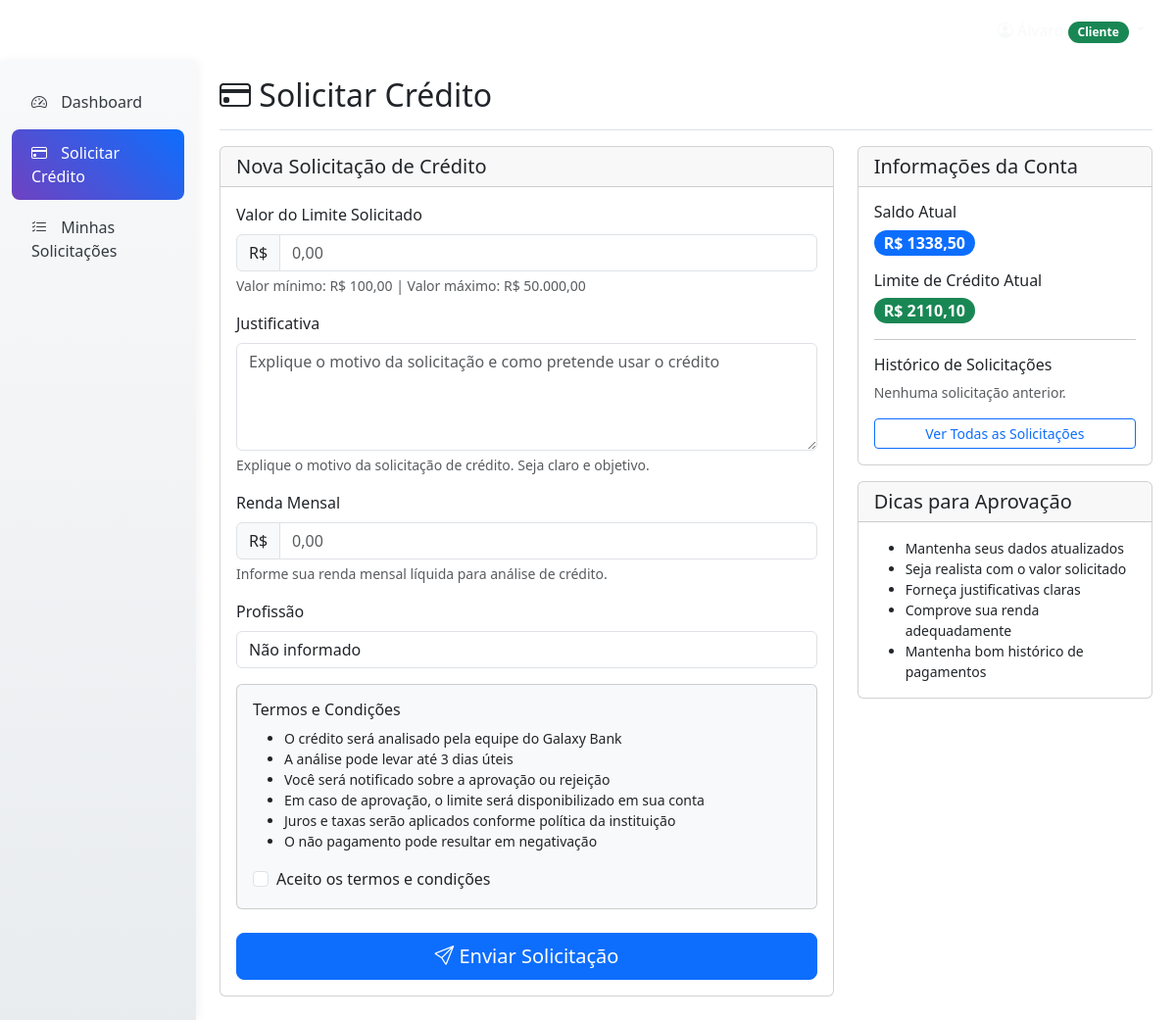
/credito/solicitar/ (signed in), run on the app's committed database.
### usuarios/models.py (models this page shows, shortened)
class Usuario(AbstractUser):
    TIPO_USUARIO_CHOICES = [
        ('cliente', 'Cliente'),
        ('gerente', 'Gerente'),
    ]
    tipo_usuario = models.CharField(
        max_length=10,
        choices=TIPO_USUARIO_CHOICES,
        default='cliente'
    )
    telefone = models.CharField(
        max_length=15,
        blank=True,
        null=True,
        validators=[RegexValidator(r'^\+?1?\d{9,15}$')]
    )

class Cliente(models.Model):
    usuario = models.OneToOneField(Usuario, on_delete=models.CASCADE, primary_key=True)
    cpf = models.CharField(
        max_length=11,
        unique=True,
        validators=[RegexValidator(r'^\d{11}$', message='CPF deve conter 11 dígitos')]
    )
    score_pontos = models.IntegerField(default=0)
    saldo = models.DecimalField(max_digits=10, decimal_places=2, default=1000.00)
    limite_credito = models.DecimalField(max_digits=10, decimal_places=2, default=0.00)
    limite_credito_aprovado = models.BooleanField(default=False)
    data_cadastro = models.DateTimeField(auto_now_add=True)
    class Meta:
        verbose_name = 'Cliente'
        verbose_name_plural = 'Clientes'

### credito/views.py (the view)
# urls.py: path('solicitar/', views.solicitar_credito, name='solicitar'),
@login_required
def solicitar_credito(request):
    if request.user.tipo_usuario != 'cliente':
        messages.error(request, 'Apenas clientes podem solicitar crédito.')
        return redirect('usuarios:home_redirect')
    try:
        cliente = Cliente.objects.get(usuario=request.user)
        solicitacao_pendente = SolicitacaoCredito.objects.filter(
            cliente=cliente,
            status='pendente'
        ).first()
        if solicitacao_pendente:
            messages.warning(request, 'Você já possui uma solicitação pendente de análise.')
            return redirect('credito:minhas_solicitacoes')
        if request.method == 'POST':
            form = SolicitacaoCreditoForm(request.POST)
            if form.is_valid():
                solicitacao = form.save(commit=False)
                solicitacao.cliente = cliente
                solicitacao.save()
                messages.success(request, 'Solicitação de crédito enviada com sucesso! Aguarde a análise do gerente.')
                return redirect('credito:minhas_solicitacoes')
        else:
            form = SolicitacaoCreditoForm()
        context = {
            'form': form,
            'cliente': cliente,
        }
        return render(request, 'credito/solicitar.html', context)
    except Cliente.DoesNotExist:
        messages.error(request, 'Perfil de cliente não encontrado.')
        return redirect('usuarios:home_redirect')

### credito/templates/credito/solicitar.html (shortened to what this page needs)
{% extends "usuarios/base.html" %}
{% block content %}
<div class="container-fluid h-100">
    <div class="row h-100">
        <div class="col-md-3 col-lg-2 sidebar bg-dark">
            <div class="position-sticky pt-3">
                <ul class="nav flex-column">
                    <li class="nav-item">
                        <a class="nav-link" href="{% url 'usuarios:dashboard_cliente' %}">
                            <i class="bi bi-speedometer2"></i> Dashboard
                        </a>
                    </li>
                    <li class="nav-item">
                        <a class="nav-link active" href="{% url 'credito:solicitar' %}">
                            <i class="bi bi-credit-card"></i> Solicitar Crédito
                        </a>
                    </li>
                    <li class="nav-item">
                        <a class="nav-link" href="{% url 'credito:minhas_solicitacoes' %}">
                            <i class="bi bi-list-check"></i> Minhas Solicitações
                        </a>
                    </li>
                </ul>
            </div>
        </div>
        <main class="col-md-9 ms-sm-auto col-lg-10 px-md-4">
            <div class="d-flex justify-content-between flex-wrap flex-md-nowrap align-items-center pt-3 pb-2 mb-3 border-bottom">
                <h1 class="h2">
                    <i class="bi bi-credit-card"></i> Solicitar Crédito
                </h1>
            </div>
            <div class="row">
                <div class="col-lg-8 mb-4">
                    <div class="card">
                        <div class="card-header">
                            <h5 class="mb-0">Nova Solicitação de Crédito</h5>
                        </div>
                        <div class="card-body">
                            <form method="post">
                                <div class="mb-3">
                                    <label for="{{ form.valor_solicitado.id_for_label }}" class="form-label">
                                        {{ form.valor_solicitado.label }}
                                    </label>
                                    <div class="input-group">
                                        <span class="input-group-text">R$</span>
                                        {{ form.valor_solicitado }}
                                    </div>
                                    <div class="form-text">
                                        Valor mínimo: R$ 100,00 | Valor máximo: R$ 50.000,00
                                    </div>
                                </div>
                                <div class="mb-3">
                                    <label for="{{ form.justificativa.id_for_label }}" class="form-label">
                                        {{ form.justificativa.label }}
                                    </label>
                                    {{ form.justificativa }}
                                    <div class="form-text">
                                        Explique o motivo da solicitação de crédito. Seja claro e objetivo.
                                    </div>
                                </div>
                                <div class="mb-3">
                                    <label for="{{ form.renda_mensal.id_for_label }}" class="form-label">
                                        {{ form.renda_mensal.label }}
                                    </label>
                                    <div class="input-group">
                                        <span class="input-group-text">R$</span>
                                        {{ form.renda_mensal }}
                                    </div>
                                    <div class="form-text">
                                        Informe sua renda mensal líquida para análise de crédito.
                                    </div>
                                </div>
                                <div class="mb-3">
                                    <label for="{{ form.profissao.id_for_label }}" class="form-label">
                                        {{ form.profissao.label }}
                                    </label>
                                    {{ form.profissao }}
                                </div>
                                <div class="mb-4">
                                    <div class="card bg-light">
                                        <div class="card-body">
                                            <h6>Termos e Condições</h6>
                                            <ul class="small mb-3">
                                                <li>O crédito será analisado pela equipe do Galaxy Bank</li>
                                                <li>A análise pode levar até 3 dias úteis</li>
                                                <li>Você será notificado sobre a aprovação ou rejeição</li>
                                                <li>Em caso de aprovação, o limite será disponibilizado em sua conta</li>
                                                <li>Juros e taxas serão aplicados conforme política da instituição</li>
                                                <li>O não pagamento pode resultar em negativação</li>
                                            </ul>
                                            <div class="form-check">
                                                <input class="form-check-input" type="checkbox" id="aceito_termos" name="aceito_termos" required>
                                                <label class="form-check-label" for="aceito_termos">
                                                    Aceito os termos e condições
                                                </label>
                                            </div>
                                        </div>
                                    </div>
                                </div>
                                <div class="d-grid">
                                    <button type="submit" class="btn btn-primary btn-lg">
                                        <i class="bi bi-send"></i> Enviar Solicitação
                                    </button>
                                </div>
                            </form>
                        </div>
                    </div>
                </div>
                <div class="col-lg-4 mb-4">
                    <div class="card">
                        <div class="card-header">
                            <h5 class="mb-0">Informações da Conta</h5>
                        </div>
                        <div class="card-body">
                            <div class="mb-3">
                                <h6>Saldo Atual</h6>
                                <span class="badge bg-primary fs-6">R$ {{ user.cliente.saldo|floatformat:2 }}</span>
                            </div>
                            {% if user.cliente.limite_credito_aprovado %}
                            <div class="mb-3">
                                <h6>Limite de Crédito Atual</h6>
                                <span class="badge bg-success fs-6">R$ {{ user.cliente.limite_credito|floatformat:2 }}</span>
                            </div>
                            {% endif %}
                            <hr>
                            <h6>Histórico de Solicitações</h6>
                            {% if solicitacoes_recentes %}
                                {% for solicitacao in solicitacoes_recentes %}
                                <div class="d-flex justify-content-between align-items-center mb-2">
                                    <div>
                                        <small>R$ {{ solicitacao.valor_solicitado|floatformat:2 }}</small><br>
                                        <small class="text-muted">{{ solicitacao.data_solicitacao|date:"d/m/Y" }}</small>
                                    </div>
                                    <div>
                                        {% if solicitacao.status == 'pendente' %}
                                            <span class="badge bg-warning">Pendente</span>
                                        {% elif solicitacao.status == 'aprovado' %}
                                            <span class="badge bg-success">Aprovado</span>
                                        {% elif solicitacao.status == 'rejeitado' %}
                                            <span class="badge bg-danger">Rejeitado</span>
                                        {% endif %}
                                    </div>
                                </div>
                                {% endfor %}
                            {% else %}
                                <p class="text-muted small">Nenhuma solicitação anterior.</p>
                            {% endif %}
                            <div class="mt-3">
                                <a href="{% url 'credito:minhas_solicitacoes' %}" class="btn btn-outline-primary btn-sm w-100">
                                    Ver Todas as Solicitações
                                </a>
                            </div>
                        </div>
                    </div>
                    <div class="card mt-3">
                        <div class="card-header">
                            <h5 class="mb-0">Dicas para Aprovação</h5>
                        </div>
                        <div class="card-body">
                            <ul class="small mb-0">
                                <li>Mantenha seus dados atualizados</li>
                                <li>Seja realista com o valor solicitado</li>
                                <li>Forneça justificativas claras</li>
                                <li>Comprove sua renda adequadamente</li>
                                <li>Mantenha bom histórico de pagamentos</li>
                            </ul>
                        </div>
                    </div>
                </div>
            </div>
        </main>
    </div>
</div>
{% endblock %}

### usuarios/templates/usuarios/base.html (shortened to what this page needs)
<!DOCTYPE html>
<html lang="pt-br">
<head>
    <link href="https://cdn.jsdelivr.net/npm/bootstrap@5.3.2/dist/css/bootstrap.min.css" rel="stylesheet">
    <link href="https://cdn.jsdelivr.net/npm/bootstrap-icons@1.11.1/font/bootstrap-icons.css" rel="stylesheet">
    {% load static %}
    {% now "U" as timestamp %}
    <link href="{% static 'css/galaxy-bank.css' %}?v={{ timestamp }}" rel="stylesheet">
</head>
<body>
    <nav class="navbar navbar-expand-lg navbar-dark">
        <div class="container-fluid px-4">
            <a class="navbar-brand" href="/">
                <i class="bi bi-stars"></i>
                <span>Galaxy Bank</span>
            </a>
            {% if user.is_authenticated %}
            <div class="navbar-nav ms-auto">
                <div class="nav-item dropdown">
                    <a class="nav-link dropdown-toggle text-light" href="#" role="button" data-bs-toggle="dropdown">
                        <i class="bi bi-person-circle"></i>
                        {% if user.tipo_usuario == 'cliente' %}
                            <span class="badge bg-success">{{ user.get_tipo_usuario_display }}</span>
                        {% elif user.tipo_usuario == 'gerente' %}
                            <span class="badge bg-warning">{{ user.get_tipo_usuario_display }}</span>
                        {% else %}
                            <span class="badge bg-info">{{ user.get_tipo_usuario_display }}</span>
                        {% endif %}
                    </a>
                </div>
            </div>
            {% endif %}
        </div>
    </nav>
    <div class="container-fluid p-0">
        {% block content %}{% endblock %}
    </div>
</body>
</html>

### static/css/galaxy-bank.css (style rules this page uses)
:root { --galaxy-primary: #6f42c1; --galaxy-secondary: #0d6efd; --galaxy-gradient: linear-gradient(45deg, var(--galaxy-primary), var(--galaxy-secondary)); --galaxy-dark: #343a40; --galaxy-light: #f8f9fa; }
.animate-fadein { animation: fadeInUp 0.6s ease-out; }
.sidebar { background: linear-gradient(180deg, #f8f9fa 0%, #e9ecef 100%); box-shadow: 2px 0 10px rgba(0,0,0,0.05); }
.sidebar .nav-link { color: var(--galaxy-dark); padding: 12px 20px; border-radius: 8px; margin: 2px 0; transition: all 0.3s ease; }
.sidebar .nav-link.active { background: var(--galaxy-gradient); color: white; }
.sidebar .nav-link i { margin-right: 10px; width: 20px; text-align: center; }
.navbar-brand { font-size: 1.5rem; font-weight: 700; }
.badge { font-size: 0.75em; padding: 5px 10px; border-radius: 15px; }

### data on the page
Usuario: tipo_usuario "Cliente", cliente.saldo "1338,50", cliente.limite_credito "2110,10"
